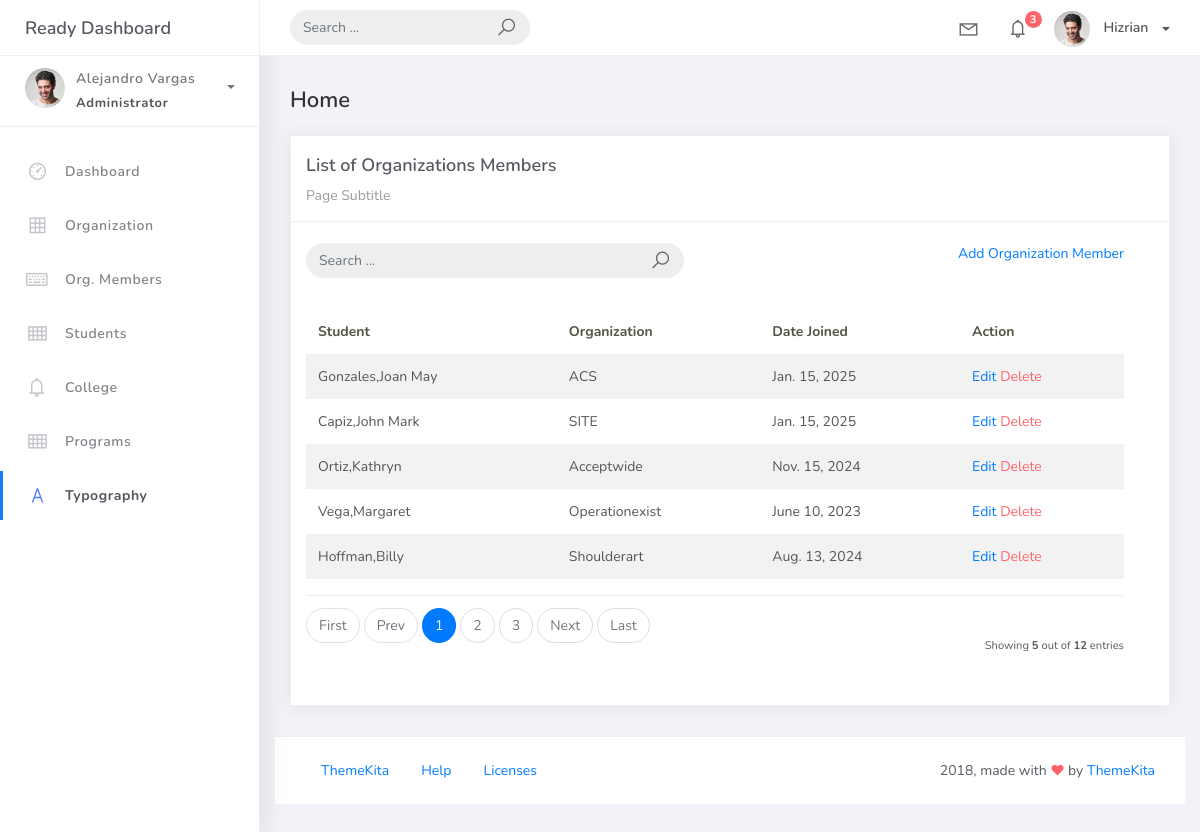
/orgmember-list, run on the app's committed database.
### studentorg/models.py (models this page shows)
class BaseModels(models.Model):
    created_at = models.DateTimeField(auto_now=True, db_index=True)
    updated_at = models.DateTimeField(auto_now=True)
    class Meta:
        abstract = True

class OrgMember(BaseModels):
    student = models.ForeignKey(Student, on_delete=models.CASCADE)
    organization = models.ForeignKey(Organization, on_delete=models.CASCADE)
    date_joined = models.DateField()

class Student(BaseModels):
    student_id = models.CharField(max_length=15)
    lastname = models.CharField(max_length=25)
    firstname = models.CharField(max_length=25)
    middlename = models.CharField(max_length=25, blank=True, null=True)
    program = models.ForeignKey(Program, on_delete=models.CASCADE)
    def __str__(self):
        return f"{self.lastname},{self.firstname}"

class Organization(BaseModels):  # Inherit from BaseModels to include timestamps
    name = models.CharField(max_length=150)
    college = models.ForeignKey(College, blank=True, on_delete=models.CASCADE)
    description = models.CharField(max_length=500)
    def __str__(self):
        return self.name

### studentorg/views.py (the view)
# urls.py: path('orgmember-list', OrgMemberList.as_view(), name='orgmember-list'),
class OrgMemberList(ListView):
    model = OrgMember
    context_object_name = 'orgmembers'
    template_name = 'orgmember-list.html'
    paginate_by = 5

### templates/orgmember-list.html
{% extends 'base.html' %}
{% load static %}
{% block content %}
<div class="content">
    <div class="container-fluid">
        <h4 class="page-title">Home</h4>
        <div class="row">
            <div class="col-md-12">
                <div class="card">
                    <div class="card-header">
                        <div class="card-title">List of Organizations Members</div>
                        <div class="card-category">Page Subtitle</div>
                    </div>
                    <br />
                    <div class="col-md-12 row">
                        <div class="col-md-6">
                            <form class="navbar-left navbar-form nav-search mr-md-3" action="">
                                <div class="input-group">
                                    <input type="text" placeholder="Search ..." class="form-control" />
                                    <div class="input-group-append">
                                        <span class="input-group-text">
                                            <i class="la la-search search-icon"></i>
                                        </span>
                                    </div>
                                </div>
                            </form>
                        </div>
                        <div class="col-md-6">
                            <div class="pull-right">
                                <a href="{% url 'orgmember-add' %}">Add Organization Member</a>
                            </div>
                        </div>
                    <div class="card-body">
                        <table class="table table-striped mt-3">
                            <thead>
                                <tr>
                                    <th scope="col">Student</th>
                                    <th scope="col">Organization</th>
                                    <th scope="col">Date Joined</th>
                                    <th scope="col">Action</th>
                                </tr>
                            </thead>
                            <tbody>
                                {% for object in object_list %}
                                <tr>
                                    <td>{{ object.student}}</td>
                                    <td>{{ object.organization}}</td>
                                    <td>{{ object.date_joined}}</td>
                                    <td>
                                        <a href="orgmember-list/{{object.id}}">Edit</a>
                                        <a href="orgmember-list/{{object.id}}/delete" class="text-danger" >Delete</a>
                                    </td>
                                </tr>
                                {% empty %}
                                <tr>
                                    <td colspan="4" style="text-align: center;">
                                        <p class="text-sm font-weight-bold mb-0">No Records Found</p>
                                    </td>
                                </tr>
                                {% endfor %}
                            </tbody>
                        </table>
                        {% include 'includes/pagination.html' %}
                    </div>
                </div>
            </div>
        </div>
    </div>
</div>
{% endblock %}

### data on the page
OrgMember: student "Gonzales,Joan May", organization "ACS", date_joined "Jan. 15, 2025"
OrgMember: student "Capiz,John Mark", organization "SITE", date_joined "Jan. 15, 2025"
OrgMember: student "Ortiz,Kathryn", organization "Acceptwide", date_joined "Nov. 15, 2024"
OrgMember: student "Vega,Margaret", organization "Operationexist", date_joined "June 10, 2023"
OrgMember: student "Hoffman,Billy", organization "Shoulderart", date_joined "Aug. 13, 2024"

### other printed values
{{ page_num }} "1"
{{ page_num }} "2" "3"
{{ object_list.count }} "5"
{{ paginator.count }} "12"
